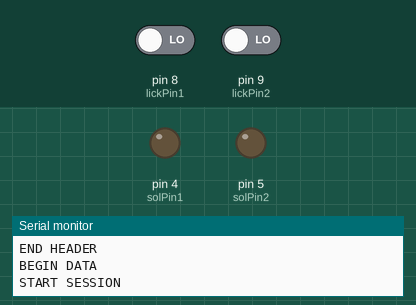
This sketch was run on a simulated Arduino Uno, built with avr-gcc and run on an emulated ATmega328P. Parts: output pins drawn as LEDs (lit = HIGH), the last lines printed to the serial monitor. Dashed ring = blinking. Inputs (shaded band) come from the test bench; at power-on: pin 8 (lickPin1) LOW, pin 9 (lickPin2) LOW.

Above: at 1.2 s.
1.3 s: pin 8 (lickPin1) driven HIGH
At 1.9 s:
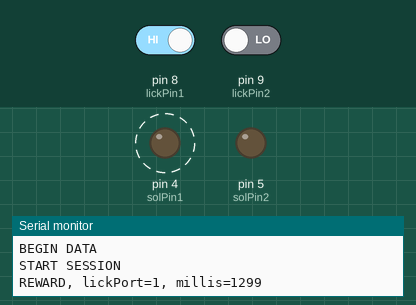
4.3 s: pin 8 (lickPin1) driven LOW and pin 9 (lickPin2) driven HIGH
At 5.55 s:
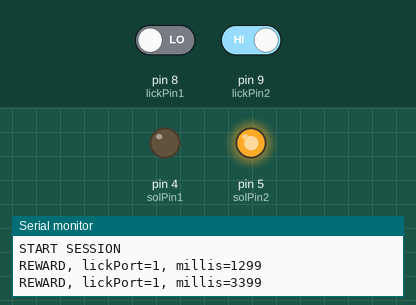
7.3 s: pin 9 (lickPin2) driven LOW
At 8.4 s:
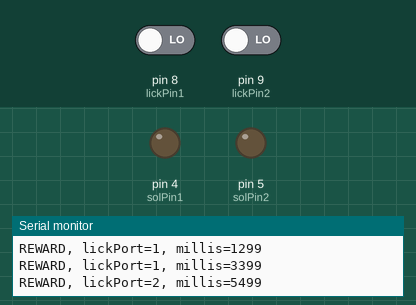
8.8 s: pin 9 (lickPin2) driven HIGH
At 10.0 s:
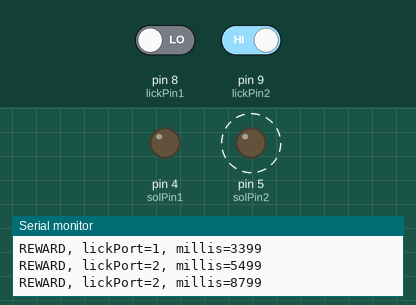
Timing chart, 0 to 12.5 s (numbered marks = the images above; inputs shaded):
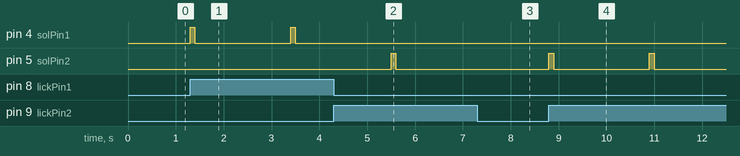

The sketch:

jackLickTrain_032917a.ino
```cpp
/*
 * Lick training for Jack's 2-port task
 * Animals can lick either port for reward
 *
 * Questions:
 * - alternate lick locations?
 * - tone with reward?
 * - standardize serial output
 */


// SET VARIABLES
int stimFreq1 = 5000;
int rewDur = 100;
int postRewDelay = 2000;

//
String programName = "jackLickTrain_032917a.ino";

// pins
int lickPin1 = 8;  // digital pins
int lickPin2 = 9;
int spkrPin1 = 10;
int spkrPin2 = 11;
int solPin1 = 4;
int solPin2 = 5;
int buttonPin = 6;


int lickVal1 = 0;
int lickVal2 = 0;

long rewTime = 0;

void setup() {
  pinMode(lickPin1, INPUT);
  pinMode(lickPin2, INPUT);
  pinMode(solPin1, OUTPUT);
  pinMode(solPin2, OUTPUT);
  pinMode(buttonPin, INPUT_PULLUP);

//  portTone1.begin(spkrPin1);
//  portTone2.begin(spkrPin2);

  Serial.begin(9600);

  // print out some header info
  Serial.println(programName);
  Serial.println("rewDur=" + String(rewDur));
  Serial.println("postRewDelay=" + String(postRewDelay));
  Serial.println("END HEADER");
  Serial.println("BEGIN DATA");
  Serial.println("START SESSION");

}

void loop() {
  lickVal1 = digitalRead(lickPin1);
  lickVal2 = digitalRead(lickPin2);

  if (lickVal1==1) {
    rewTime = millis();
    digitalWrite(solPin1, HIGH);
    //tone(spkrPin1, stimFreq1, 1000);
    delay(rewDur);
    digitalWrite(solPin1, LOW);
    Serial.println("REWARD, lickPort=1, millis=" + String(rewTime));
    delay(postRewDelay);
  }
  else if (lickVal2==1) {
    rewTime = millis();
    digitalWrite(solPin2, HIGH);
    //tone(spkrPin1, stimFreq1, 1000);
    delay(rewDur);
    digitalWrite(solPin2, LOW);
    Serial.println("REWARD, lickPort=2, millis=" + String(rewTime));
    delay(postRewDelay);
  }

}
```

Measured:
- after the input at 1.3 s, pin 4 (solPin1): alternates HIGH for 0.10 s and LOW for 2.0 s, starting at once
- after the input at 4.3 s, pin 4 (solPin1): stays LOW (without the input it goes to HIGH after 1.2 s); pin 5 (solPin2): LOW → HIGH after 1.2 s, → LOW 0.10 s later
- after the input at 7.3 s, pin 5 (solPin2): stays LOW (without the input it goes to HIGH after 0.30 s)
- after the input at 8.8 s, pin 5 (solPin2): alternates HIGH for 0.10 s and LOW for 2.0 s, starting at once
